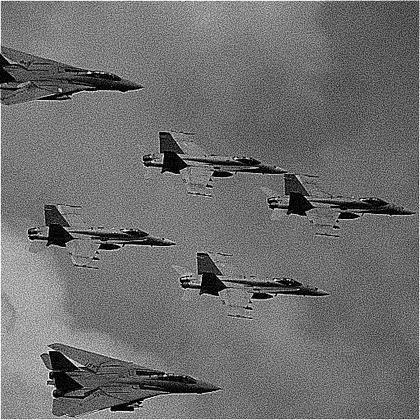
%> input picture step1.bmp, 420 x 420 px, shrunk from 512 x 512 before the run, given in place of xfajci00.bmp, which was not available
$ octave solution.m   (GNU Octave 9; MATLAB toolbox functions it lacks are replaced by stand-ins)
%> lines starting %> are read from the running program, lines starting %| are printed output that depends on the picture; pictures that were not available may be replaced by others from this repository, and a replacement may not be noted
%%% INICIALIZACIA %%%
iptsetpref('UseIPPL', false); %% vypnutie pouzivania IPP kniznic (aby sa f. imfilter spravala genericky)
original = imread('xfajci00.bmp'); %%Nacitanie originalneho obrazku
%> original is the input picture: size 420x420 uint8; min 0, max 255, mean 110.8
current = imread('xfajci00.bmp');	%% Obrazok , ktory sa bude modifikovat

%%% ZAOSTRENIE OBRAZU POMOCOU LINEARNEHO FILTRU %%%
outputimg = 'step1.bmp'; %%obrazok so zmenami
shpmatrix = [-0.5 -0.5 -0.5; -0.5 5 -0.5; -0.5 -0.5 -0.5]; %% Filter H
img_sharpen = imfilter(current, shpmatrix); %% zaostrenie obrazu
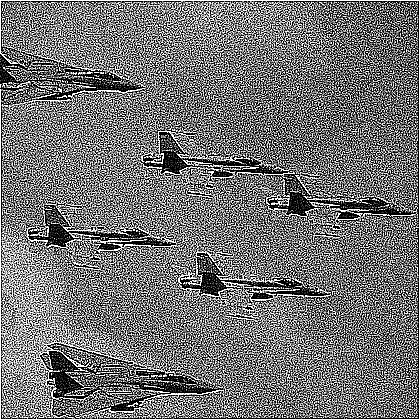
%> img_sharpen: size 420x420 uint8; min 0, max 255, mean 116
imwrite (img_sharpen, outputimg); %% ulozenie obrazku

%%% OTOCENIE OBRAZU OKOLO ZVISLEJ OSI %%%
outputimg = 'step2.bmp';
img_flipped = fliplr(img_sharpen); %% preklopenie obrazu
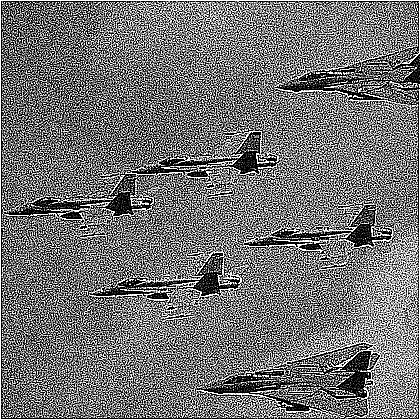
%> img_flipped: size 420x420 uint8; min 0, max 255, mean 116; mean of the top-left, top-right, bottom-left and bottom-right quarters 109.3, 119.8, 114.2, 120.7
imwrite (img_flipped, outputimg);

%%% MEDIANOVY FILTER %%%
outputimg = 'step3.bmp';
img_medianf = medfilt2(img_flipped, [5 5]); %%filtrovanie podla medianu
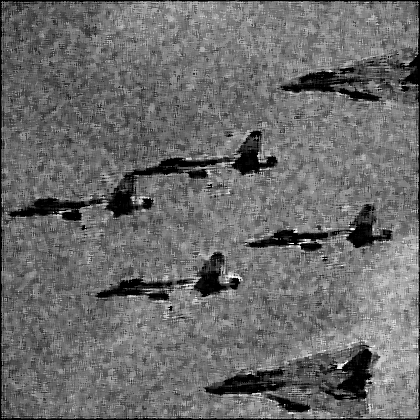
%> img_medianf: size 420x420 uint8; min 0, max 255, mean 107.7
imwrite(img_medianf,outputimg);

%%% ROZMAZANIE OBRAZU %%%
outputimg = 'step4.bmp';
blurmatrix = [1 1 1 1 1; 1 3 3 3 1; 1 3 9 3 1; 1 3 3 3 1; 1 1 1 1 1] / 49; %% Filter H
img_blurred = imfilter(img_medianf, blurmatrix); %% rozmazanie obrazku
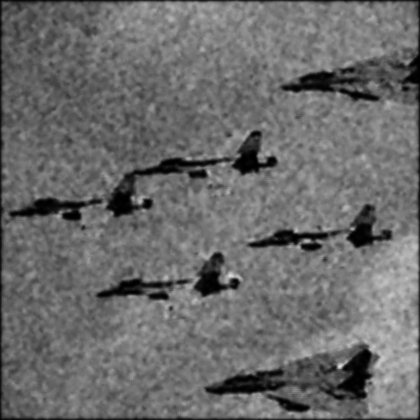
%> img_blurred: size 420x420 uint8; min 0, max 222, mean 107.6
imwrite(img_blurred, outputimg);

%%% CHYBA V OBRAZE %%%
img_compared = fliplr (img_blurred); %% pretocenie obrazku naspat
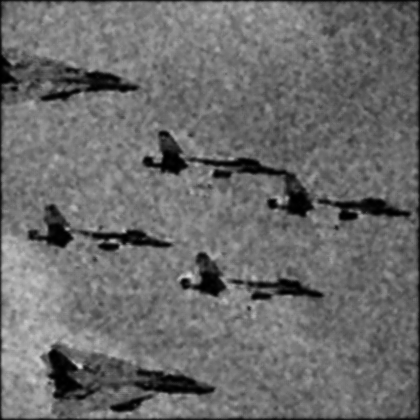
%> img_compared: size 420x420 uint8; min 0, max 222, mean 107.6; mean of the top-left, top-right, bottom-left and bottom-right quarters 113.1, 99.2, 112.8, 105.4
current_imgdbl = im2double(img_compared);
orig_imgdbl	 = im2double(original); %% pretypovanie na double

err = 0;

imgsize = size (original);
%> imgsize = [420 420]
imgsizeX = min (imgsize);
%> imgsizeX = 420
imgsizeY = max (imgsize);
%> imgsizeY = 420
%% pocitanie chyby
for ( i=1: imgsizeX)
	for (j=1: imgsizeY)
		err = err + abs(orig_imgdbl(i,j) - current_imgdbl(i,j));
	end;
end;
%> after the loop, err = 15561.6

error = (err / (imgsizeX * imgsizeY))*255
%> error = 22.5

%%% ROZTIAHNUTIE HISTOGRAMU %%%
outputimg = 'step5.bmp';
blurred_imgdbl = im2double(img_blurred);

%% generovanie minimalnej a maximalnej hodnoty v obraze
min_ = min(blurred_imgdbl);
%> min_ = 420 values, max 0.122 at index 391, min 0 at index 23, mean 0.0156
in_L = min(min_);
%> in_L = 0
max_ = max(blurred_imgdbl);
%> max_ = 420 values, max 0.871 at index 340, min 0.145 at index 1, mean 0.634
in_H = max(max_);
%> in_H = 0.871

out_L = 0.0;
out_H = 1.0;

%% roztiahnutie obrazu
img_adjusted = imadjust (img_blurred, [in_L in_H], [out_L out_H]);
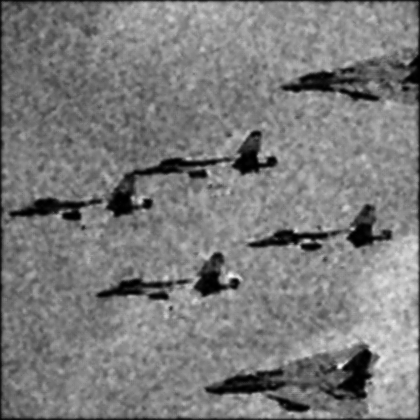
%> img_adjusted: size 420x420 uint8; min 0, max 255, mean 123.6
imwrite(img_adjusted,outputimg);

%%% SMERDAJNA ODCHYLKA A PRIEMERNA HODNOTA %%%
%% bez modifikacie roztiahnutim
blurred_imgdbl = im2double(img_blurred);
mean_nohis	 = mean2(blurred_imgdbl)*255
%> mean_nohis = 107.6
stddev_nohis 	 = std2(blurred_imgdbl)*255
%> stddev_nohis = 32.44

%% pre obraz modifikovany roztiahnutim
img_adjdbl	 = im2double(img_adjusted);
mean_his		 = mean2(img_adjdbl)*255
%> mean_his = 123.6
stddev_his	 = std2(img_adjdbl)*255
%> stddev_his = 37.27

%%% KVANTIZACIA OBRAZU %%%
N = 2; %% velkost kvantizacie
a = 0;
b = 255;

outputimg = 'step6.bmp';
quant_tmp = zeros(imgsizeX, imgsizeY);
blur_tmp = double(img_blurred);
for (i=1: imgsizeX)
	for (j = 1: imgsizeY)
	quant_tmp(i,j) = round(((2^N)-1)*(blur_tmp(i,j)-a)/(b-a))*(b-a)/((2^N)-1) + a;
	end;
end;
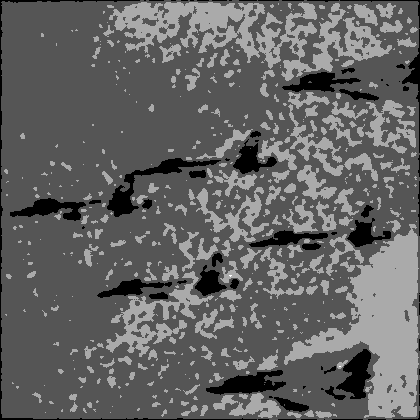
%> quant_tmp: size 420x420 double; min 0, max 255, mean 99.8

img_quantified = uint8(quant_tmp);
imwrite(img_quantified, outputimg);
